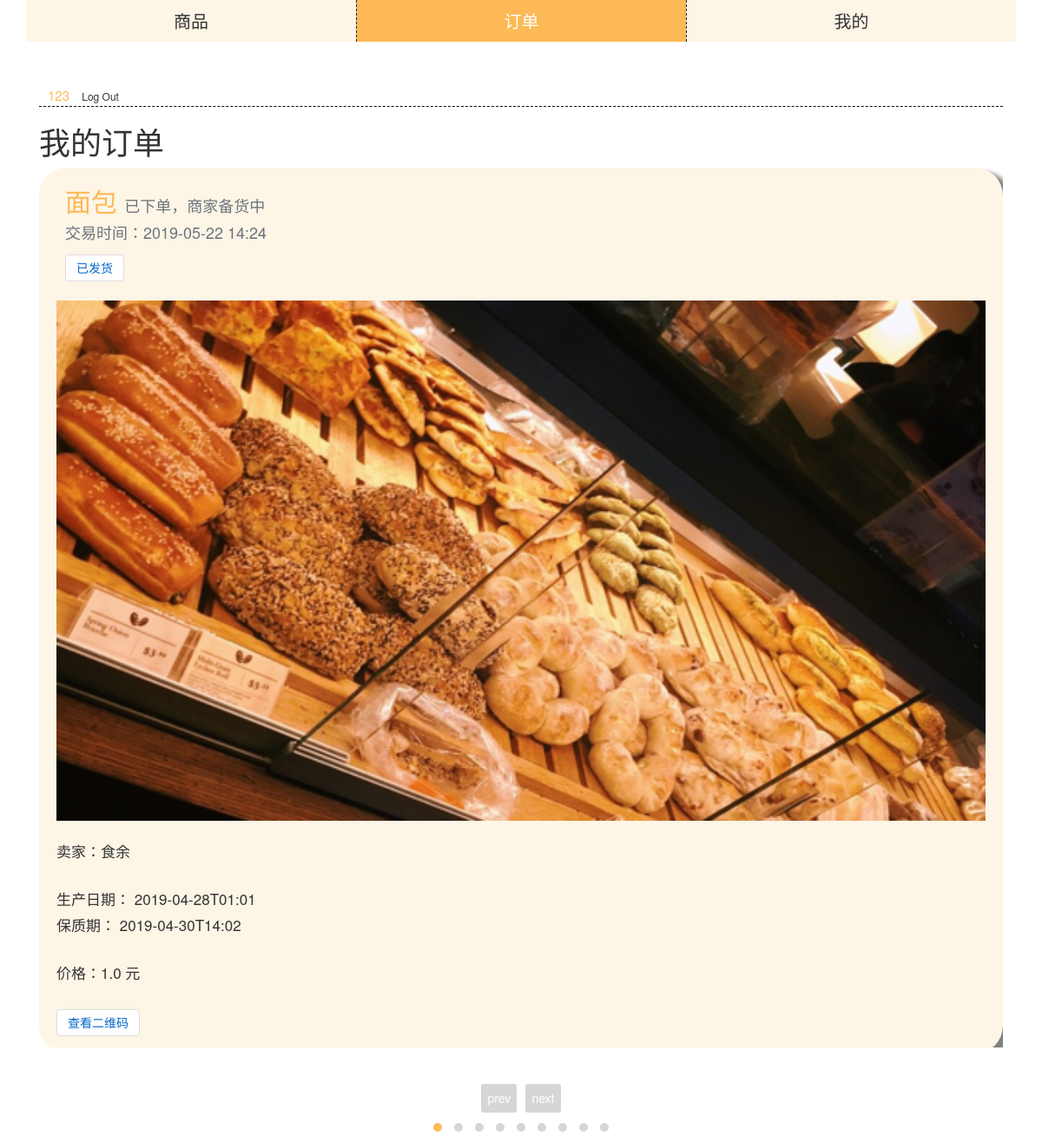
The page /list (signed in) on the database its author committed.
### tables this page shows
CREATE TABLE user (
  username TEXT NOT NULL,
  password TEXT NOT NULL,
  user_phone INTEGER UNIQUE PRIMARY KEY AUTOINCREMENT,
  is_seller INTEGER NOT NULL
);

CREATE TABLE product (
  product_create INTEGER UNIQUE PRIMARY KEY AUTOINCREMENT,
  seller_phone INTEGER NOT NULL ,
  producetime DATETIME NOT NULL,
  qualitytime DATETIME NOT NULL,
  type TEXT NOT NULL,
  productname TEXT NOT NULL,
  price float NOT NULL ,
  product_intro TEXT,
  FOREIGN KEY (seller_phone) REFERENCES seller (seller_phone)
);

CREATE TABLE seller (
  storename TEXT NOT NULL ,
  location TEXT NOT NULL ,
  seller_phone INTEGER UNIQUE PRIMARY KEY AUTOINCREMENT ,
  seller_intro TEXT ,
  LL TEXT ,
  begintime TIMESTAMP NOT NULL ,
  endtime TIMESTAMP NOT NULL
);

### food/products.py (the view)
@bp.route('/list')
@login_required
def list():
    db = get_db()
    products = db.execute(
        'SELECT p.product_create, p.productname, p.price, p.type, p.producetime, p.qualitytime, s.seller_phone, s.storename, t.trade_time , t.cancel , t.user_phone FROM product p ,seller s , trade t'
        ' WHERE p.seller_phone = s.seller_phone AND t.product_create = p.product_create'
        ' AND (t.user_phone = ? OR t.seller_phone = ?)'
        'ORDER BY t.trade_time DESC',
        (g.user['user_phone'], g.user['user_phone'])
    )
    db.commit()
    return render_template('products/trade.html', products=products)

### food/auth.py (called while the page is built)
@bp.before_app_request
def load_logged_in_user():
    user_phone = session.get('user_phone')
    if user_phone is None:
        g.user = None
    else:
        g.user = get_db().execute(
            'SELECT * FROM user WHERE user_phone = ?', (user_phone,)
        ).fetchone()

def login_required(view):
    @functools.wraps(view)
    def wrapped_view(**kwargs):
        if g.user is None:
            return redirect(url_for('auth.login'))
        return view(**kwargs)
    return wrapped_view

### food/db.py (called while the page is built)
def get_db():
    if 'db' not in g:
        g.db = sqlite3.connect(
            current_app.config['DATABASE'],
            detect_types=sqlite3.PARSE_DECLTYPES
        )
        g.db.row_factory = sqlite3.Row
    return g.db

### food/templates/products/trade.html (shortened to what this page needs)
{% extends 'index.html' %}
{% block active %}
        <div class="nav-item col-4" style="border-left: transparent;"><a href="{{ url_for('products.index') }}" class="nav-link text-center">商品</a></div>
        <div class="nav-item col-4 active"><a href="{{ url_for('products.list') }}" class="nav-link text-center">订单</a></div>
        <div class="nav-item col-4"><a href="{{ url_for('products.map')  }}" class="nav-link text-center">我的</a></div>
{% endblock %}
{% block header %}
  <h1>{% block title %}我的订单{% endblock %}</h1>
{% endblock %}
{% block content %}
        <div class="owl-carousel">
          {% for product in products %}
              <div class="card item" style="width: 100%;">
                  <h2 class="card-header">{{ product['productname'] }}
                      <span class="text-muted" style="font-size: 18px;">
                          {% if product['cancel'] == 0 %} 已下单，商家备货中
                          {% elif product['cancel'] == 1 %} 待领取
                          {% else %} 交易成功
                          {% endif %}
                      </span>
                      <p class="text-muted" style="font-size: 18px;margin:10px 0;">
                          交易时间：{{ product['trade_time'].strftime('%Y-%m-%d %H:%M')}}
                      </p>
                        {% if g.user['user_phone'] == product['seller_phone'] and product['cancel'] == 0 %}
                        <a href="{{ url_for('products.send', id=product['product_create']) }}" class="btn">已发货</a>
                        {% elif g.user['user_phone'] == product['user_phone'] and product['cancel'] == 1 %}
                        <a href="{{ url_for('products.receive', id=product['product_create']) }}" class="btn">已收货</a>
                        {% endif %}
                  </h2>
                 {% if product['type'] == '糕点'%}
                  <img class="card-img-top" src="../static/image/bread.png" alt="Card image cap">
                   {% elif product['type'] == '奶茶'%}
                    <img class="card-img-top" src="../static/image/milktea.png" alt="Card image cap">
                  {% elif product['type'] == '水果'%}
                      <img class="card-img-top" src="../static/image/fruit.png" alt="Card image cap">
                  {% else%}
                      <img class="card-img-top" src="../static/image/other.png" alt="Card image cap">
                  {% endif %}
                <div class="card-body">
                  <p class="card-text body">卖家：{{ product['storename'] }}</p>
                  <p class="card-text body" style="margin-bottom: 0">生产日期： {{ product['producetime']}}</p>
                    <p class="card-text body">保质期： {{ product['qualitytime']}}</p>
                    <p class="card-text body">价格：{{ product['price'] }} 元</p>
                  <a id="qrbutton" class="btn">查看二维码</a>
                </div>
              </div>
          {% endfor %}
        </div>
        {% endblock %}

### food/templates/index.html (shortened to what this page needs)
<!DOCTYPE html>
<html lang="en">
<head>
    <link href="../static/css/bootstrap.min.css" rel="stylesheet">
    <link href="../static/css/font-awesome.min.css" rel="stylesheet">
    <link href="../static/css/owl.carousel.min.css" rel="stylesheet" >
    <link href="../static/css/owl.theme.default.min.css" rel="stylesheet">
    <link href="../static/css/H-ui.min.css" rel="stylesheet">
    <link href="../static/css/ie10-viewport-bug-workaround.css" rel="stylesheet">
    <link href="../static/css/index.css" rel="stylesheet">
</head>
<body>
    <div class="container">
    <div class="navbar navbar-expand navbar-light bg-light fixed-top row">
        {% block active %}{% endblock %}
    </div>
    <div class="panel panel-default" style="margin-top: 50px;">
      {% if g.user %}
      <span class="user">{{ g.user['user_phone'] }}  </span>
      <a href="{{ url_for('auth.logout') }}">Log Out</a>
       {% else %}
      <a href="{{ url_for('auth.register') }}">Register</a>
      <a href="{{ url_for('auth.login') }}">Log In</a>
      {% endif %}
    </div>
    <section class="content">
      <header>
        {% block header %}{% endblock %}
      </header>
        {% block content %}{% endblock %}
    </section>
  </div>
</body>
</html>

### food/static/css/index.css (style rules this page uses)
.nav-item { border-left: 1px #212529 dashed; background-color: #FDF5E6; font-size: 20px; }
.navbar { padding: 0; }
.nav-item.active { background-color: #fcb955; }
.nav-item a:hover, .nav-item.active a { color: white; }
.panel-default { border: transparent; border-bottom: 1px black dashed; }
.user { color:#fcb955; font-size:15px; padding: 0 10px; }
.card-header { margin: 10px; border-bottom: transparent; background-color: transparent; color: #fcb955; }
.card { border-radius: 2rem; border: transparent; background-color: #FDF5E6; box-shadow: 10px 5px 5px grey; margin-bottom: 20px; }
.card-img-top { padding: 0 20px; }
#qrbutton { color: #06c; line-height: 21px; display: inline-block; box-sizing: border-box; cursor: pointer; text-align: center; font-weight: 400; white-space: nowrap; vertical-align: middle; border: solid 1px #ddd; background-color: #fff; width: auto; padding: 4px 12px; font-size: 14px; }

### rows shown on the page
user: user.user_phone "123"
product: productname "面包", trade_time "2019-05-22 14:24", storename "食余", producetime "2019-04-28T01:01", qualitytime "2019-04-30T14:02", price "1.0"
